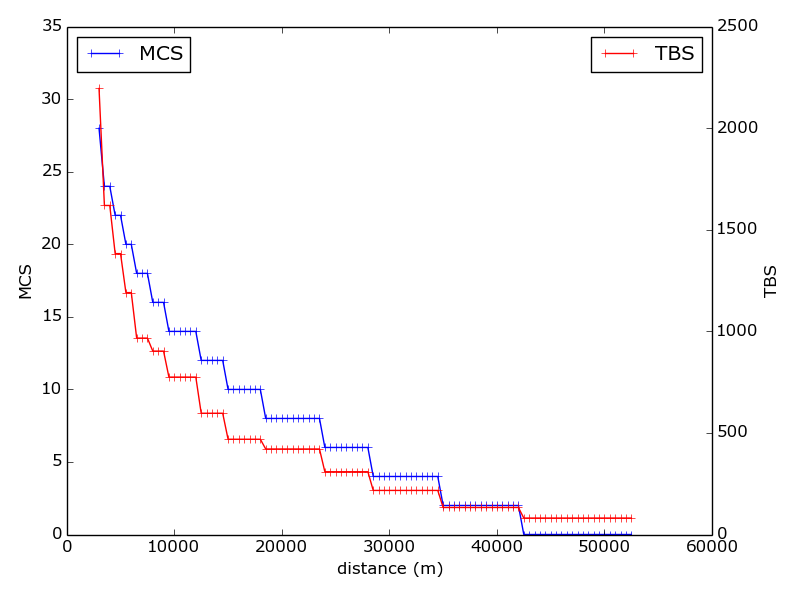

This figure's Python source:
import glob, commands, os, operator, pickle, re
import matplotlib.pyplot as plt

ls = open("DlMacStats.txt").readlines()[1:]

x = []
y = []
d = {}
d2 = {}
for l in ls:
	s = re.split(" +|\t+", l)
	loc = int(s[2])*500 + 3000 - 500
	mcs = int(s[6])
	size = int(s[7])
	d[loc] = mcs
	d2[loc] = size

sorted_x = sorted(d.items(), key=operator.itemgetter(0), reverse=True)
for xx in sorted_x:
	x.append(xx[0])
	y.append(xx[1])

print x
print y

ax = plt.subplot()

ax.plot(x, y, "-+")
ax.legend(["MCS"], 2)
ax.set_ylim([0, 35])

x = []
y = []
sorted_x = sorted(d2.items(), key=operator.itemgetter(0), reverse=True)
for xx in sorted_x:
	x.append(xx[0])
	y.append(xx[1])
	
print x
print y
	
ax2 = ax.twinx()	
ax2.plot(x, y, "-+r")
ax2.legend(["TBS"], 1)
ax.set_xlabel("distance (m)")
ax.set_ylabel("MCS")
ax2.set_ylabel("TBS")
plt.tight_layout()
plt.savefig('plot.png')
	
	
